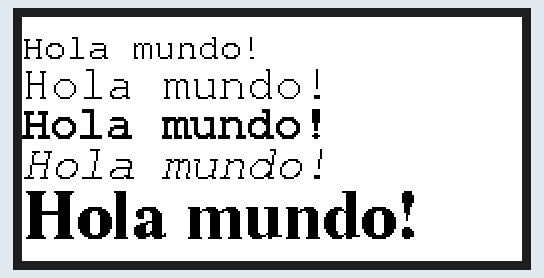
This sketch was run on a simulated ESP8266 (NodeMCU). Parts: 250×122 colour display.

Above: at 15.1 s.

The sketch:

Fuentes.ino
```cpp
// Incluir las bibliotecas necesarias
#include <GxEPD2_4C.h>

//Incluir las definiciones de las fuentes
#include <Fonts/FreeMono9pt7b.h>
#include <Fonts/FreeMono12pt7b.h>
#include <Fonts/FreeMonoBold12pt7b.h>
#include <Fonts/FreeMonoOblique12pt7b.h>
#include <Fonts/FreeSerifBold18pt7b.h>

// Definición de pines para placa adaptadora Seeed Studio
const int EINK_BUSY = D5;   // D5
const int EINK_RST  = D0;   // D0
const int EINK_DC   = D3;   // D3
const int EINK_CS   = D1;   // D1
const int EINK_SCK  = D8;  // D8 (SCK)
const int EINK_MOSI = D10;  // D10 (MOSI)


// Creacion del objeto de la pantalla
GxEPD2_4C<GxEPD2_213c_GDEY0213F51, GxEPD2_213c_GDEY0213F51::HEIGHT> display(GxEPD2_213c_GDEY0213F51(EINK_CS, EINK_DC, EINK_RST, EINK_BUSY));

void setup()
{
  // Inicialización del epaper
  display.init(115200);
  display.setFullWindow();
  display.fillScreen(GxEPD_WHITE);
  display.setRotation(1);

  // Inicializacion de parametros del texto
  display.setTextColor(GxEPD_BLACK);
  display.setTextSize(1);

  //Imprimir en distintas fuentes

  display.setFont(&FreeMono9pt7b);
  display.setCursor(0, 20);
  display.print ("Hola mundo!");

  display.setFont(&FreeMono12pt7b);
  display.setCursor(0, 40);
  display.print ("Hola mundo!");

  display.setFont(&FreeMonoBold12pt7b);
  display.setCursor(0, 60);
  display.print ("Hola mundo!");

  display.setFont(&FreeMonoOblique12pt7b);
  display.setCursor(0, 80);
  display.print ("Hola mundo!");

  display.setFont(&FreeSerifBold18pt7b);
  display.setCursor(0, 110);
  display.print ("Hola mundo!");

  // Actualizar ePaper
  display.display ();
}

void loop() {
  //No hace nada
}
```
